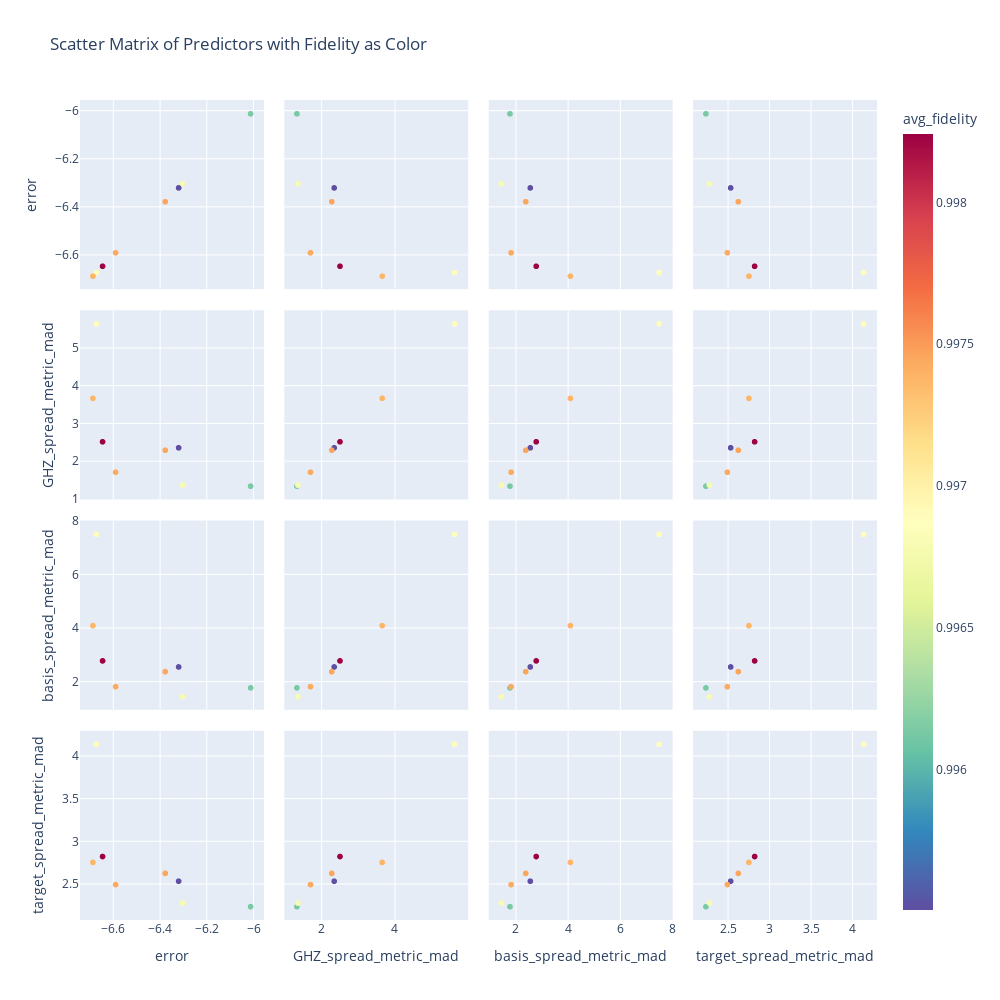

Source (notebook cell):
### Code cell
import plotly.express as px
import seaborn as sns
from matplotlib.colors import LinearSegmentedColormap
predictor_metrics = [
 
    'error',
   'GHZ_spread_metric_mad','basis_spread_metric_mad','target_spread_metric_mad'
# 'basis_spread_metric_mad','basis_trace_normalized_by_rank','basis_var_all_normalized_by_rank'

]
metrics_to_visualize = [
    "test_key",
    'avg_fidelity',
    
]

color_col ="avg_fidelity"
n_colors = 100
metrics_to_visualize.extend(predictor_metrics)
df_viz = df_agg_by_test_key[metrics_to_visualize].dropna()
data_min = df_viz[color_col].min()
data_max = df_viz[color_col].max()

# If data_min == data_max, we can shift slightly or skip
if np.isclose(data_min, data_max):
    data_max = data_min + 1e-12
print(data_min)
print(data_max)
values = np.linspace(data_min, data_max, n_colors) ** 4

# base_colormap is a reversed Spectral colormap from seaborn
base_colormap = sns.color_palette("Spectral", as_cmap=True).reversed()
# Convert the floating color values into RGBA arrays
colors_rgba = base_colormap((values - values.min()) / (values.max() - values.min()))
# Build a Matplotlib colormap from these RGBA values
custom_colormap = LinearSegmentedColormap.from_list('vibrant', colors_rgba, N=n_colors)
# Convert the Matplotlib colormap to a list of hex strings for Plotly
plotly_color_scale = [mcolors.to_hex(custom_colormap(i)) for i in np.linspace(0, 1, n_colors)]
fig = px.scatter_matrix(
    df_viz,
    dimensions=predictor_metrics,
    color_continuous_scale=plotly_color_scale,
    color=color_col,        # Use fidelity as the color dimension
    hover_data=["test_key"],      # Show test_key on hover
    title="Scatter Matrix of Predictors with Fidelity as Color"
)
fig.update_layout(width=1000, height=1000)
fig.show()

### Figure 1 — Plotly figure (JSON) as saved in the notebook; plotly's stock layout.template omitted (floating-point values rounded to 4 significant figures; data arrays with more than 128 entries replaced by an {"elided": "..."} marker saying what was removed)
{"data": [{"customdata": [["test104"], ["test122"], ["test129"], ["test175"], ["test18"], ["test197"], ["test7"], ["test79"]], "dimensions": [{"axis": {"matches": true}, "label": "error", "values": [-6.32, -6.011, -6.377, -6.302, -6.646, -6.672, -6.687, -6.59]}, {"axis": {"matches": true}, "label": "GHZ_spread_metric_mad", "values": [2.357, 1.339, 2.291, 1.368, 2.516, 5.645, 3.669, 1.71]}, {"axis": {"matches": true}, "label": "basis_spread_metric_mad", "values": [2.561, 1.78, 2.386, 1.452, 2.787, 7.509, 4.102, 1.824]}, {"axis": {"matches": true}, "label": "target_spread_metric_mad", "values": [2.533, 2.235, 2.626, 2.277, 2.823, 4.138, 2.754, 2.494]}], "hovertemplate": "%{xaxis.title.text}=%{x}<br>%{yaxis.title.text}=%{y}<br>test_key=%{customdata[0]}<br>avg_fidelity=%{marker.color}<extra></extra>", "legendgroup": "", "marker": {"color": [0.9955, 0.9961, 0.9975, 0.9968, 0.9982, 0.9969, 0.9974, 0.9974], "coloraxis": "coloraxis", "symbol": "circle"}, "name": "", "showlegend": false, "type": "splom"}], "layout": {"coloraxis": {"colorbar": {"title": {"text": "avg_fidelity"}}, "colorscale": {"elided": "100x2 mixed values"}}, "dragmode": "select", "height": 1000, "legend": {"tracegroupgap": 0}, "title": {"text": "Scatter Matrix of Predictors with Fidelity as Color"}, "width": 1000}}
